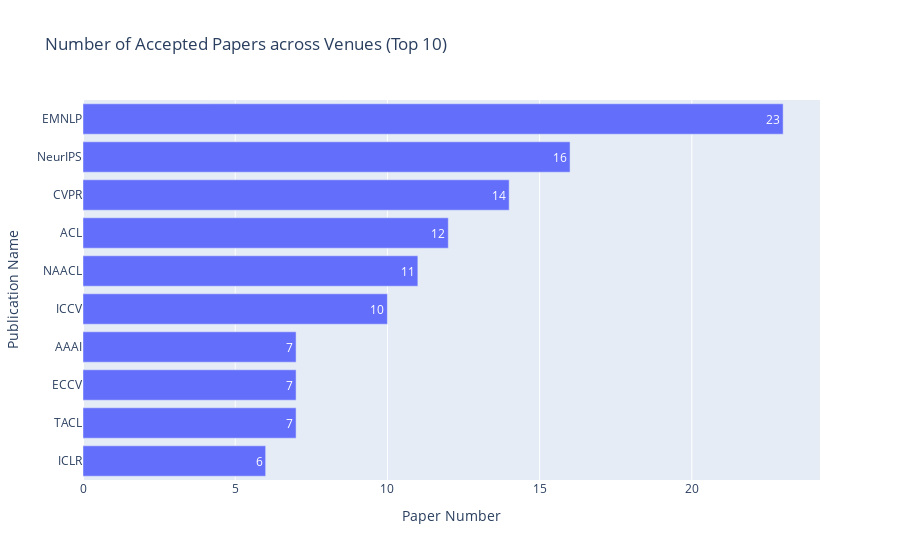

The notebook cell saved with this chart:
### Code cell
df = pd.read_csv(path_rq1 / 'Leaderboard_processed.csv')
df['Publication venues'] = df['Publication venues'].apply(ast.literal_eval)
print(f"{len(df[df['Publication venues'].map(len) > 0])} benchmark-based leaderboards are associated with specific publications, including papers, preprints, and reports, accounting for {round(len(df[df['Publication venues'].map(len) > 0])/len(df),4)*100}% of the total.")
df = df[df['Publication venues'].map(len) > 0]
print(f"{len(df[df['Publication venues'].apply(lambda x: 'Preprint' in x)])} of these publication have been accepted in a specific workshop, conference and journal, accounting for {round(len(df[df['Publication venues'].apply(lambda x: 'Preprint' in x)])/len(df),4)*100}% of the total.")
df = df[~df['Publication venues'].apply(lambda x: 'Preprint' in x)]
organizer_mapping = df.set_index('Leaderboard name')['Publication venues'].to_dict()
org_item_count = Counter(org for orgs in organizer_mapping.values() for org in orgs)
df = pd.DataFrame(list(org_item_count.items()), columns=['Publication venues', '#Leaderboard'])
df['Weight'] = 1

# Calculate the Gini coefficient
gini_coefficient = ineqpy.inequality.gini(data=df, income='#Leaderboard', weights='Weight')
print("Gini Coefficient:", gini_coefficient)
df_top = df.sort_values(by='#Leaderboard', ascending=False).head(10)
print(f"{df_top['Publication venues'].iloc[0]} emerges as the most represented conference, accounting for {round(df_top['#Leaderboard'].iloc[0]/df['#Leaderboard'].sum(),4)*100}% of the total, with {df_top['#Leaderboard'].iloc[0]} out of {df['#Leaderboard'].sum()} papers originating from this conference.")

fig = go.Figure(go.Bar(
        x=df_top['#Leaderboard'],  # Values for the bar lengths
        y=df_top['Publication venues'],  # Categories for each bar
        orientation='h',  # Sets the bars to be horizontal
        text=df_top['#Leaderboard'],  # Adds the values as text on each bar
        textposition='auto'  # Automatically positions the text on the bars
))
fig.update_layout(
        title=f'Number of Accepted Papers across Venues (Top 10)',
        xaxis_title='Paper Number',
        yaxis_title='Publication Name',
        yaxis_autorange='reversed'  # This line makes the bars go top-down
)
fig.write_image(path_rq1 / 'publication venue distribution (top-10).pdf')
fig.show()

### Figure 1 — Plotly figure (JSON) as saved in the notebook; plotly's stock layout.template omitted (floating-point values rounded to 4 significant figures)
{"data": [{"orientation": "h", "text": [23, 16, 14, 12, 11, 10, 7, 7, 7, 6], "textposition": "auto", "type": "bar", "x": [23, 16, 14, 12, 11, 10, 7, 7, 7, 6], "y": ["EMNLP", "NeurIPS", "CVPR", "ACL", "NAACL", "ICCV", "AAAI", "ECCV", "TACL", "ICLR"]}], "layout": {"title": {"text": "Number of Accepted Papers across Venues (Top 10)"}, "xaxis": {"title": {"text": "Paper Number"}}, "yaxis": {"autorange": "reversed", "title": {"text": "Publication Name"}}}}
